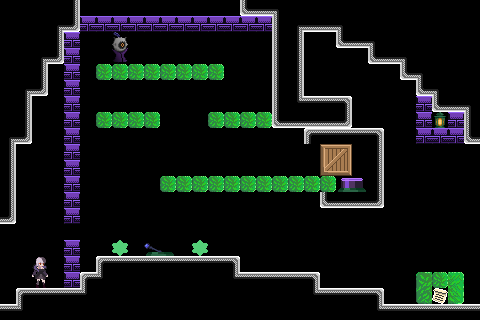

Tiled map render using the project's own tile images. Description and the map definition, with tile-layer contents summarised, below:
An orthogonal 30x20 tile map with 16x16 px tiles, 4 tile layers (bkg_far, bkg_close, ground, onoff2-defaulton), 4 hidden layers not drawn, 2 tilesets.

<map version="1.10" tiledversion="1.11.0" orientation="orthogonal" renderorder="right-down" width="30" height="20" tilewidth="16" tileheight="16" infinite="0" nextlayerid="9" nextobjectid="1">
 <tileset firstgid="1" source="../../memory_block.tsx" />
 <tileset firstgid="16" source="../../PlaceholderSprites.tsx" />
 <layer id="4" name="bkg_far" width="30" height="20">
  <properties>
   <property name="unity:sortinglayer" value="Bkg_far" />
  </properties>
  <data>[600 cells, 0 non-empty, 0 distinct tile ids]</data>
 </layer>
 <layer id="1" name="bkg_close" width="30" height="20">
  <properties>
   <property name="unity:sortinglayer" value="Bkg" />
  </properties>
  <data>[600 cells, 0 non-empty, 0 distinct tile ids]</data>
 </layer>
 <layer id="2" name="ground" width="30" height="20">
  <properties>
   <property name="unity:layer" value="Ground" />
   <property name="unity:sortinglayer" value="Ground" />
  </properties>
  <data>[600 cells, 247 non-empty, 32 distinct tile ids]</data>
 </layer>
 <layer id="5" name="onoff2-defaulton" width="30" height="20">
  <properties>
   <property name="unity:layer" value="Ground" />
   <property name="unity:sortinglayer" value="Ground" />
   <property name="unity:tag" value="onoff2-defaulton" />
  </properties>
  <data>[600 cells, 34 non-empty, 2 distinct tile ids]</data>
 </layer>
 <layer id="8" name="onoff2-defaultoff" width="30" height="20" visible="0">
  <properties>
   <property name="unity:layer" value="Ground" />
   <property name="unity:sortinglayer" value="Ground" />
   <property name="unity:tag" value="onoff2-defaultoff" />
  </properties>
  <data>[600 cells, 2 non-empty, 1 distinct tile ids]</data>
 </layer>
 <layer id="6" name="onoff-defaulton" width="30" height="20" visible="0">
  <properties>
   <property name="unity:layer" value="Ground" />
   <property name="unity:sortinglayer" value="Ground" />
   <property name="unity:tag" value="onoff-defaulton" />
  </properties>
  <data>[600 cells, 3 non-empty, 1 distinct tile ids]</data>
 </layer>
 <layer id="7" name="onoff-defaultoff" width="30" height="20" visible="0">
  <properties>
   <property name="unity:layer" value="Ground" />
   <property name="unity:sortinglayer" value="Ground" />
   <property name="unity:tag" value="onoff-defaultoff" />
  </properties>
  <data>[600 cells, 3 non-empty, 1 distinct tile ids]</data>
 </layer>
 <layer id="3" name="foreground" width="30" height="20" visible="0">
  <properties>
   <property name="unity:sortinglayer" value="Foreground" />
  </properties>
  <data>[600 cells, 0 non-empty, 0 distinct tile ids]</data>
 </layer>
</map>
